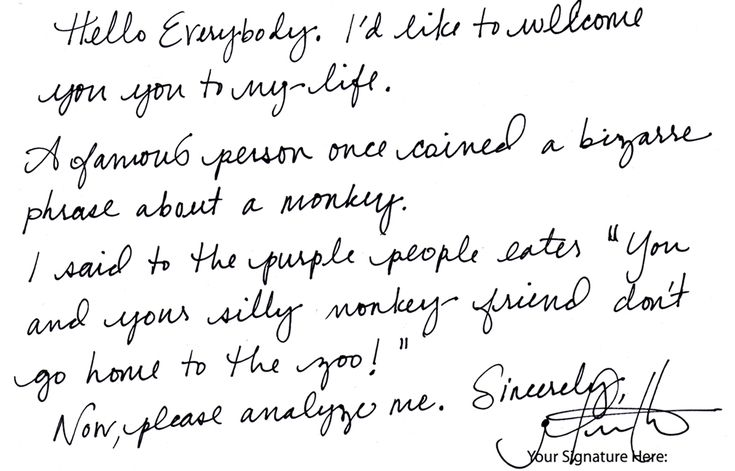
#> input picture resources/handwriting.jpg, 735 x 471 px
$ python adaptive_threshold.py
#> lines starting #> are read from the running program, lines starting #| are printed output that depends on the picture
import os
import cv2


# Read Image
img = cv2.imread(os.path.join('..','resources','handwriting.jpg'))
#> img is the input picture: shape (471, 735, 3); mean B, G, R 238.4, 238.1, 238.1
# convert  to Grayscale
img_gray = cv2.cvtColor(img,cv2.COLOR_BGR2GRAY)
# Global Thresholding
ret, thresh = cv2.threshold(img_gray, 80, 255,cv2.THRESH_BINARY)
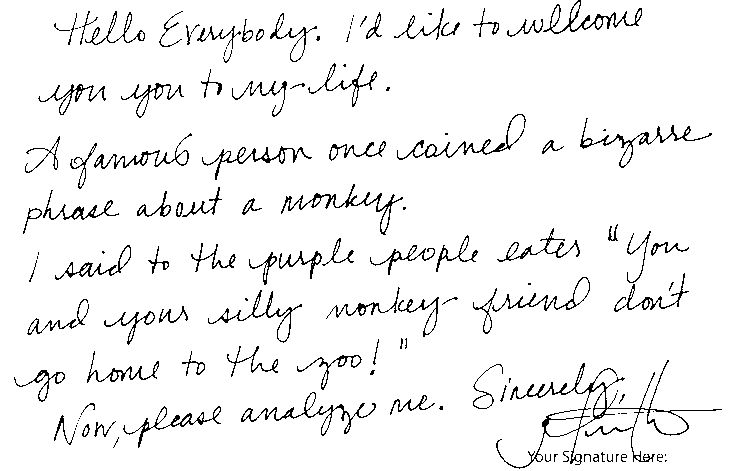
#> thresh: shape (471, 735); 94.9% white; black in thin lines or dots
# Adaptive thresholding
thresh = cv2.adaptiveThreshold(img_gray,255,cv2.ADAPTIVE_THRESH_GAUSSIAN_C,cv2.THRESH_BINARY,21,30)
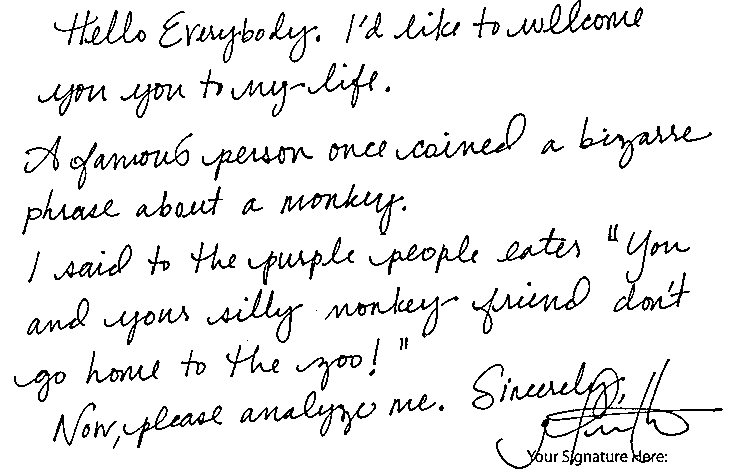
#> thresh: shape (471, 735); 92.8% white; black in thin lines or dots
#Two different ways to apply it so adaptive thresh gaussian, and adaptive mean
# Visualize image
cv2.imshow('image', img)
cv2.imshow('thresh', thresh)
cv2.waitKey(0)
